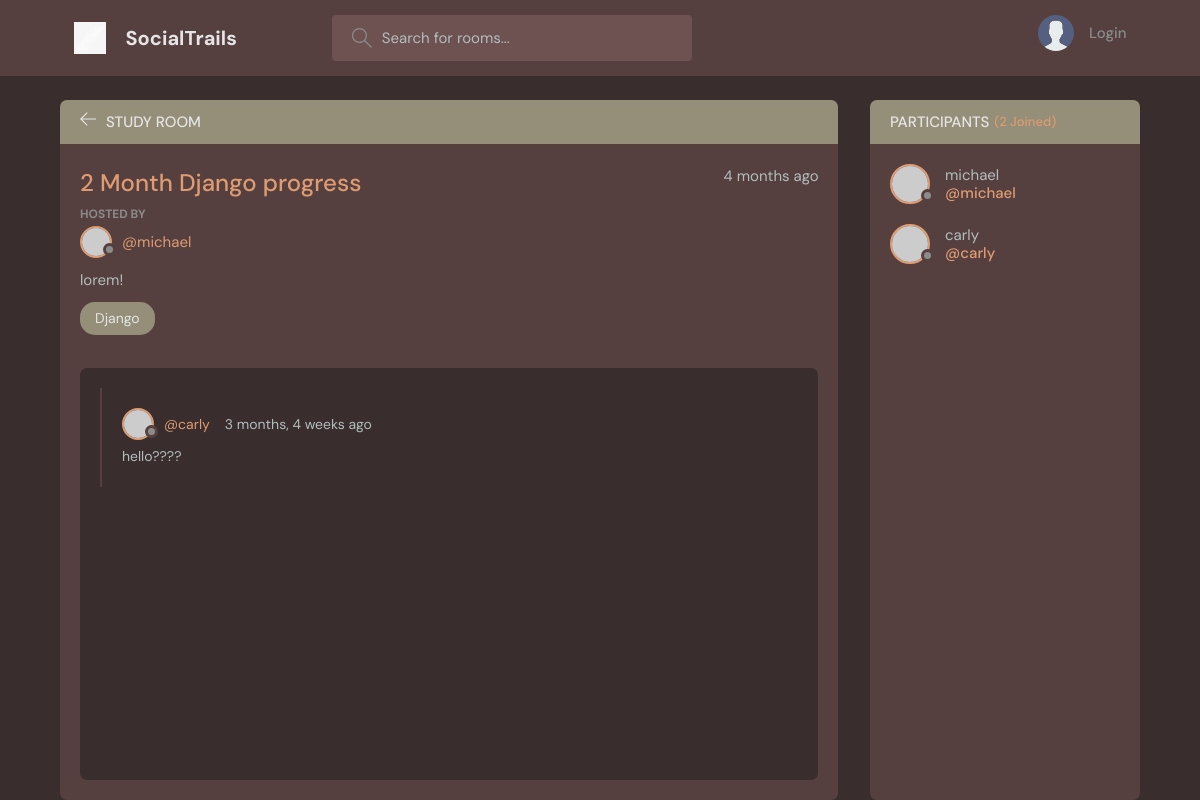
Screenshot of /room/7/ with the database file from the repository.
### base/models.py (models this page shows, shortened)
class Room(models.Model):
    host = models.ForeignKey(User, on_delete=models.SET_NULL, null=True)
    topic = models.ForeignKey(Topic, on_delete=models.SET_NULL, null=True)
    name = models.CharField(max_length=200)
    description = models.TextField(null=True, blank=True)
    participants = models.ManyToManyField(User, related_name="participants", blank=True)
    updated = models.DateTimeField(auto_now=True)
    created = models.DateTimeField(auto_now_add=True)
    class Meta:
        ordering = ['-updated', '-created']

class Topic(models.Model):
    name = models.CharField(max_length=200)

class Message(models.Model):
    user = models.ForeignKey(User, on_delete=models.CASCADE)
    room = models.ForeignKey(Room, on_delete=models.CASCADE)
    body = models.TextField()
    updated = models.DateTimeField(auto_now=True)
    created = models.DateTimeField(auto_now_add=True)
    class Meta:
        ordering = ['-updated', '-created']
    def __str__(self):
        return self.body[0:50]

### base/views.py (the view, shortened to what this page needs)
# urls.py: path('room/<str:pk>/', views.room, name="room"),
def room(request, pk):
    room = Room.objects.get(id=pk)
    room_messages = room.message_set.all().order_by('created')
    participants = room.participants.all()
    context = {'room': room, 'room_messages': room_messages, 'participants': participants}
    return render(request, 'base/room.html', context)

### base/templates/base/room.html (shortened to what this page needs)
{% extends 'main.html' %} {% block content %} {% load static %}
<main class="profile-page layout layout--2">
  <div class="container">
    <div class="room">
      <div class="room__top">
        <div class="room__topLeft">
          <a href="{% url 'home' %}">
            <svg
              version="1.1"
              xmlns="http://www.w3.org/2000/svg"
              width="32"
              height="32"
              viewBox="0 0 32 32"
            >
              <title>arrow-left</title>
              <path
                d="M13.723 2.286l-13.723 13.714 13.719 13.714 1.616-1.611-10.96-10.96h27.625v-2.286h-27.625l10.965-10.965-1.616-1.607z"
              ></path>
            </svg>
          </a>
          <h3>Study Room</h3>
        </div>
      </div>
      <div class="room__box scroll">
        <div class="room__header scroll">
          <div class="room__info">
            <h3>{{room.name}}</h3>
            <span>{{room.created|timesince}} ago</span>
          </div>
          <div class="room__hosted">
            <p>Hosted By</p>
            <a
              href="{% url 'user-profile' room.host.id %}"
              class="room__author"
            >
              <div class="avatar avatar--small">
                <img src="https://randomuser.me/api/portraits/men/37.jpg" />
              </div>
              <span>@{{room.host.username}}</span>
            </a>
          </div>
          <div class="room__details">{{room.description}}</div>
          <span class="room__topics">{{room.topic.name}}</span>
        </div>
        <div class="room__conversation">
          <div class="threads scroll">
            {% for message in room_messages %}
            <div class="thread">
              <div class="thread__top">
                <div class="thread__author">
                  <a
                    href="{% url 'user-profile' message.user.id %}"
                    class="thread__authorInfo"
                  >
                    <div class="avatar avatar--small">
                      <img
                        src="https://randomuser.me/api/portraits/men/37.jpg"
                      />
                    </div>
                    <span>@{{message.user.username}}</span>
                  </a>
                  <span class="thread__date"
                    >{{message.created|timesince}} ago</span
                  >
                </div>
              </div>
              <div class="thread__details">{{message}}</div>
            </div>
            {% endfor %}
          </div>
        </div>
      </div>
    </div>
    <div class="participants">
      <h3 class="participants__top">
        Participants <span>({{room.participants.all.count}} Joined)</span>
      </h3>
      <div class="participants__list scroll">
        {% for participant in participants %}
        <a href="{% url 'user-profile' participant.id %}" class="participant">
          <div class="avatar avatar--medium">
            <img src="https://randomuser.me/api/portraits/men/37.jpg" />
          </div>
          <p>
            {{participant.username}}
            <span>@{{participant.username}}</span>
          </p>
        </a>
        {% endfor %}
      </div>
    </div>
  </div>
</main>
{% endblock content %}

### rows the page displays
Room: name "2 Month Django progress", created "4 months", host.username "michael", description "lorem!", topic.name "Django", participants.all.count "2"
Message: user.username "carly", created "3 months, 4 weeks", body "hello????"

### other values shown
{{ participant.username }} "michael"
{{ participant.username }} "carly"
